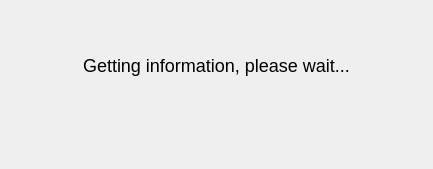
<?xml version="1.0" encoding="UTF-8"?>
<ui version="4.0">
 <class>LoadingOverlay</class>
 <widget class="QFrame" name="LoadingOverlay">
  <property name="geometry">
   <rect>
    <x>0</x>
    <y>0</y>
    <width>433</width>
    <height>169</height>
   </rect>
  </property>
  <layout class="QVBoxLayout" name="verticalLayout">
   <property name="topMargin">
    <number>30</number>
   </property>
   <item>
    <layout class="QHBoxLayout" name="horizontalLayout_2">
     <item>
      <spacer name="horizontalSpacer_2">
       <property name="orientation">
        <enum>Qt::Horizontal</enum>
       </property>
       <property name="sizeHint" stdset="0">
        <size>
         <width>40</width>
         <height>20</height>
        </size>
       </property>
      </spacer>
     </item>
     <item>
      <widget class="QFrame" name="frm_box">
       <property name="minimumSize">
        <size>
         <width>0</width>
         <height>102</height>
        </size>
       </property>
       <layout class="QHBoxLayout" name="horizontalLayout">
        <property name="topMargin">
         <number>0</number>
        </property>
        <property name="bottomMargin">
         <number>30</number>
        </property>
        <item>
         <widget class="QLabel" name="label">
          <property name="sizePolicy">
           <sizepolicy hsizetype="Fixed" vsizetype="Fixed">
            <horstretch>0</horstretch>
            <verstretch>0</verstretch>
           </sizepolicy>
          </property>
          <property name="text">
           <string notr="true">&lt;span style=&quot;font-size:x-large;&quot;&gt;Getting information, please wait...&lt;/span&gt;</string>
          </property>
         </widget>
        </item>
       </layout>
      </widget>
     </item>
     <item>
      <spacer name="horizontalSpacer">
       <property name="orientation">
        <enum>Qt::Horizontal</enum>
       </property>
       <property name="sizeHint" stdset="0">
        <size>
         <width>40</width>
         <height>20</height>
        </size>
       </property>
      </spacer>
     </item>
    </layout>
   </item>
   <item>
    <spacer name="verticalSpacer">
     <property name="orientation">
      <enum>Qt::Vertical</enum>
     </property>
     <property name="sizeHint" stdset="0">
      <size>
       <width>20</width>
       <height>20</height>
      </size>
     </property>
    </spacer>
   </item>
  </layout>
 </widget>
 <resources/>
 <connections/>
</ui>
